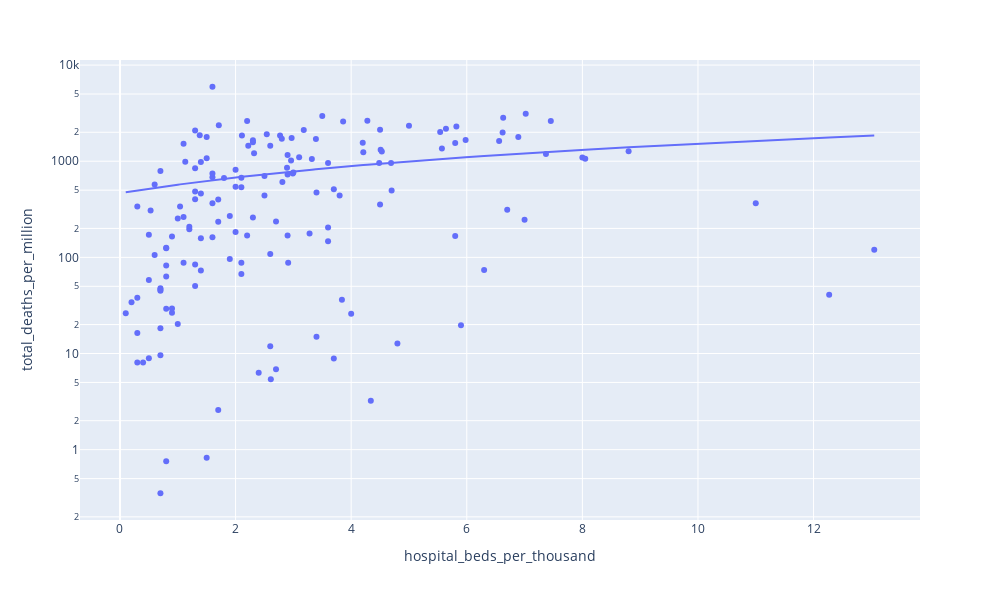

The code cell stored with this chart in its notebook:
### Code cell
fig = go.Figure()

fig = px.scatter(df_diab, x = 'hospital_beds_per_thousand', y = 'total_deaths_per_million', trendline = 'ols',
                 hover_name = 'location')
fig.update_layout( yaxis_type = 'log')
fig.update_layout(
    width = 1000,
    height = 600
    )
fig.show()

### Figure 1 — Plotly figure (JSON) as saved in the notebook; plotly's stock layout.template omitted (floating-point values rounded to 4 significant figures; data arrays with more than 128 entries replaced by an {"elided": "..."} marker saying what was removed)
{"data": [{"hovertemplate": "<b>%{hovertext}</b><br><br>hospital_beds_per_thousand=%{x}<br>total_deaths_per_million=%{y}<extra></extra>", "hovertext": {"elided": "155 str values"}, "legendgroup": "", "marker": {"color": "#636efa", "symbol": "circle"}, "mode": "markers", "name": "", "orientation": "v", "showlegend": false, "type": "scatter", "x": {"elided": "155 float values"}, "xaxis": "x", "y": {"elided": "155 float values"}, "yaxis": "y"}, {"hovertemplate": "<b>OLS trendline</b><br>total_deaths_per_million = 106.265 * hospital_beds_per_thousand + 463.918<br>R<sup>2</sup>=0.076734<br><br>hospital_beds_per_thousand=%{x}<br>total_deaths_per_million=%{y} <b>(trend)</b><extra></extra>", "legendgroup": "", "marker": {"color": "#636efa", "symbol": "circle"}, "mode": "lines", "name": "", "showlegend": false, "type": "scatter", "x": {"elided": "155 float values"}, "xaxis": "x", "y": {"elided": "155 float values"}, "yaxis": "y"}], "layout": {"height": 600, "legend": {"tracegroupgap": 0}, "margin": {"t": 60}, "width": 1000, "xaxis": {"anchor": "y", "domain": [0, 1], "title": {"text": "hospital_beds_per_thousand"}}, "yaxis": {"anchor": "x", "domain": [0, 1], "title": {"text": "total_deaths_per_million"}, "type": "log"}}}
